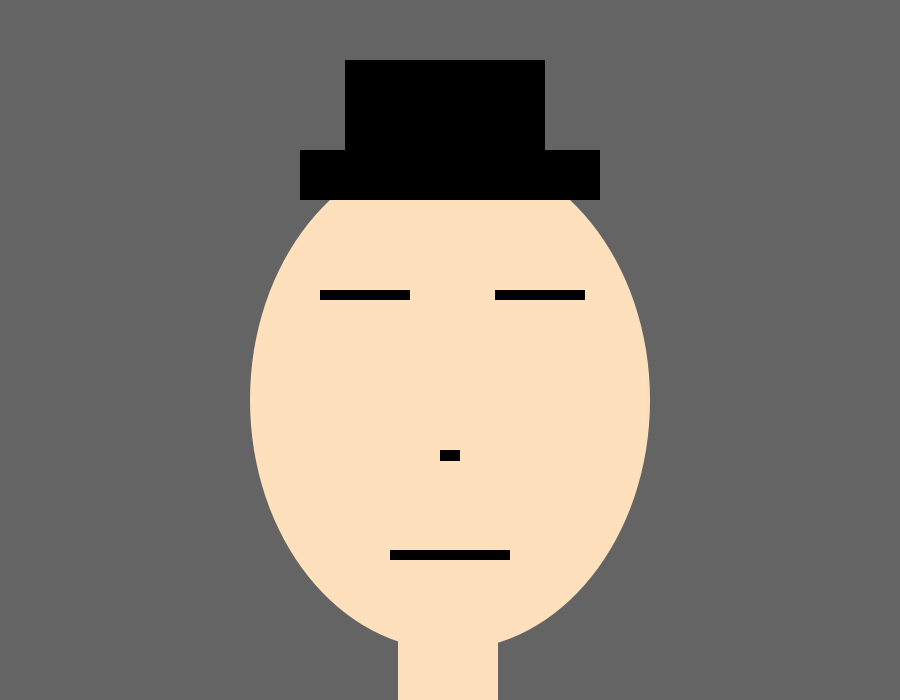
Frame 1 (no input)
Frame 60 (the mouse pressed at the canvas centre just before this capture): identical to frame 1, image omitted
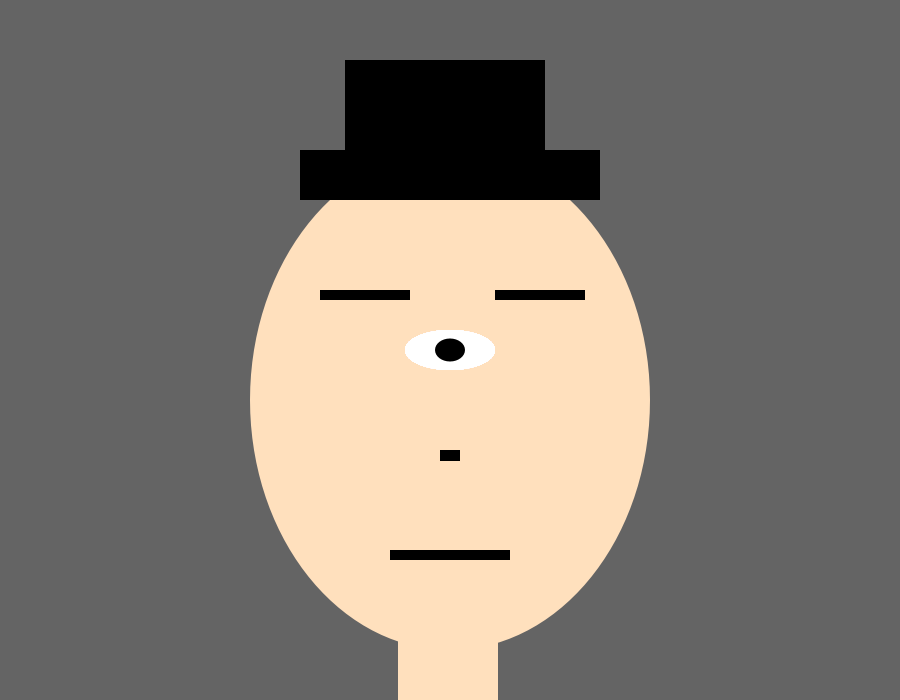
Frame 120 (the mouse held since frame 60 and released just before this capture)

The Processing sketch that drew these frames (run headless with seeded random() and noise(); from frame 60 on, the mouse is pressed at the canvas centre):

// Processing sketch: Assignment_3
// ── Assignment_3.pde


void setup(){
  size(900, 700);
  background(100);
 
  
  fill(255,224,189);
  noStroke();
  ellipse(450, 400, 400, 500);
  
  fill(255,224,189);
  noStroke();
  rect(398, 600, 100, 100);
  
  fill(0);
  noStroke();
  rect(320,290,90,10);
  
  fill(0);
  noStroke();
  rect(495,290,90,10);
  
  fill(0);
  noStroke();
  rect(390,550,120,10);
  
  fill(0);
  noStroke();
  rect(440,450,20,11);
  
  fill(0);
  noStroke();
  rect(300,150,300,50);
  
  fill(0);
  noStroke();
  rect(345,60,200,90);
}

void draw(){

  if(mousePressed){
  fill(255);
  ellipse(mouseX,mouseY,90,40);
  fill(0);
  ellipse(mouseX,mouseY,width/30,height/30);
  }
}
